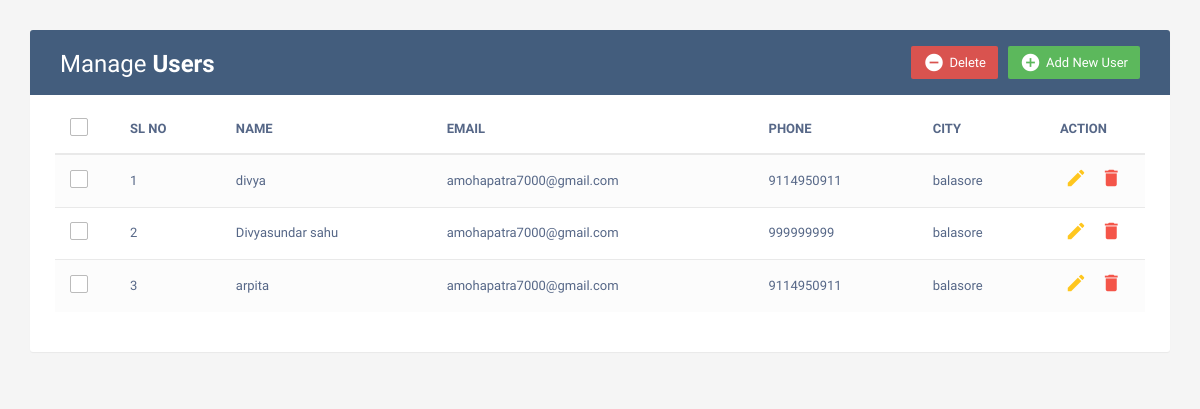
Before: / with the older database file.
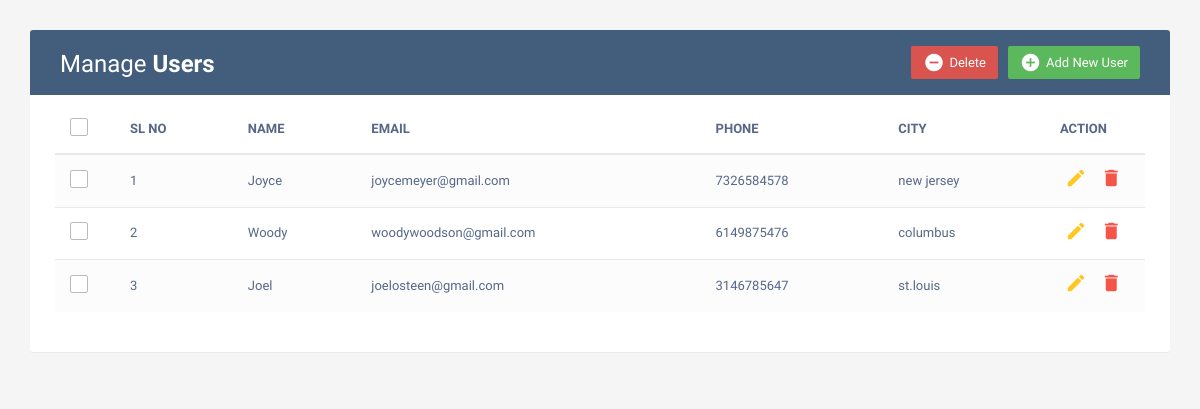
After: the same page with the newer database file.
### tables this page shows
CREATE TABLE `crud` (
  `id` int(11) NOT NULL,
  `name` varchar(60) NOT NULL,
  `email` varchar(30) NOT NULL,
  `phone` varchar(20) NOT NULL,
  `city` varchar(20) NOT NULL
);

### index.php (the view, shortened to what this page needs)
<?php
include 'backend/database.php';
?>
<!DOCTYPE html>
<html lang="en">
<head>
	<link rel="stylesheet" href="https://maxcdn.bootstrapcdn.com/font-awesome/4.7.0/css/font-awesome.min.css">
	<link rel="stylesheet" href="https://maxcdn.bootstrapcdn.com/bootstrap/3.3.7/css/bootstrap.min.css">
	<link rel="stylesheet" href="css/style.css">
</head>
<body>
    <div class="container">
        <div class="table-wrapper">
            <div class="table-title">
                <div class="row">
                    <div class="col-sm-6">
						<h2>Manage <b>Users</b></h2>
					</div>
					<div class="col-sm-6">
						<a href="#addEmployeeModal" class="btn btn-success" data-toggle="modal"><i class="material-icons">&#xE147;</i> <span>Add New User</span></a>
						<a href="JavaScript:void(0);" class="btn btn-danger" id="delete_multiple"><i class="material-icons">&#xE15C;</i> <span>Delete</span></a>
					</div>
                </div>
            </div>
            <table class="table table-striped table-hover">
                <thead>
                    <tr>
						<th>
							<span class="custom-checkbox">
								<label for="selectAll"></label>
							</span>
						</th>
						<th>SL NO</th>
                        <th>NAME</th>
                        <th>EMAIL</th>
						<th>PHONE</th>
                        <th>CITY</th>
                        <th>ACTION</th>
                    </tr>
                </thead>
				<tbody>
				<?php
				$result = mysqli_query($conn,"SELECT * FROM crud");
					$i=1;
					while($row = mysqli_fetch_array($result)) {
				?>
				<tr id="<?php echo $row["id"]; ?>">
				<td>
							<span class="custom-checkbox">
								<label for="checkbox2"></label>
							</span>
						</td>
					<td><?php echo $i; ?></td>
					<td><?php echo $row["name"]; ?></td>
					<td><?php echo $row["email"]; ?></td>
					<td><?php echo $row["phone"]; ?></td>
					<td><?php echo $row["city"]; ?></td>
					<td>
						<a href="#editEmployeeModal" class="edit" data-toggle="modal">
							<i class="material-icons update" data-toggle="tooltip"
							data-id="<?php echo $row["id"]; ?>"
							data-name="<?php echo $row["name"]; ?>"
							data-email="<?php echo $row["email"]; ?>"
							data-phone="<?php echo $row["phone"]; ?>"
							data-city="<?php echo $row["city"]; ?>"
							title="Edit">&#xE254;</i>
						</a>
						<a href="#deleteEmployeeModal" class="delete" data-id="<?php echo $row["id"]; ?>" data-toggle="modal"><i class="material-icons" data-toggle="tooltip"
						 title="Delete">&#xE872;</i></a>
                    </td>
				</tr>
				<?php
				$i++;
				}
				?>
				</tbody>
			</table>
        </div>
    </div>
</body>
</html>

### css/style.css (style rules this page uses)
body { color: #566787; background: #f5f5f5; font-family: 'Varela Round', sans-serif; font-size: 13px; }
.table-wrapper { background: #fff; padding: 20px 25px; margin: 30px 0; border-radius: 3px; box-shadow: 0 1px 1px rgba(0,0,0,.05); }
.table-title { padding-bottom: 15px; background: #435d7d; color: #fff; padding: 16px 30px; margin: -20px -25px 10px; border-radius: 3px 3px 0 0; }
.table-title h2 { margin: 5px 0 0; font-size: 24px; }
.table-title .btn { color: #fff; float: right; font-size: 13px; border: none; min-width: 50px; border-radius: 2px; border: none; outline: none !important; margin-left: 10px; }
.table-title .btn i { float: left; font-size: 21px; margin-right: 5px; }
.table-title .btn span { float: left; margin-top: 2px; }
table.table tr th, table.table tr td { border-color: #e9e9e9; padding: 12px 15px; vertical-align: middle; }
table.table tr th:first-child { width: 60px; }
table.table tr th:last-child { width: 100px; }
table.table-striped tbody tr:nth-of-type(odd) { background-color: #fcfcfc; }
table.table td:last-child i { opacity: 0.9; font-size: 22px; margin: 0 5px; }
table.table td a { font-weight: bold; color: #566787; display: inline-block; text-decoration: none; outline: none !important; }
table.table td a.edit { color: #FFC107; }
table.table td a.delete { color: #F44336; }
table.table td i { font-size: 19px; }
.custom-checkbox { position: relative; }
.custom-checkbox label:before { width: 18px; height: 18px; }
.custom-checkbox label:before { content: ''; margin-right: 10px; display: inline-block; vertical-align: text-top; background: white; border: 1px solid #bbb; border-radius: 2px; box-sizing: border-box; z-index: 2; }

Changed rows visible on the page:
removed crud: name "divya", email "amohapatra7000@gmail.com", phone "9114950911", city "balasore"
removed crud: name "Divyasundar sahu", email "amohapatra7000@gmail.com", phone "999999999", city "balasore"
removed crud: name "arpita", email "amohapatra7000@gmail.com", phone "9114950911", city "balasore"
added crud: name "Joyce", email "joycemeyer@gmail.com", phone "7326584578", city "new jersey"
added crud: name "Woody", email "woodywoodson@gmail.com", phone "6149875476", city "columbus"
added crud: name "Joel", email "joelosteen@gmail.com", phone "3146785647", city "st.louis"
